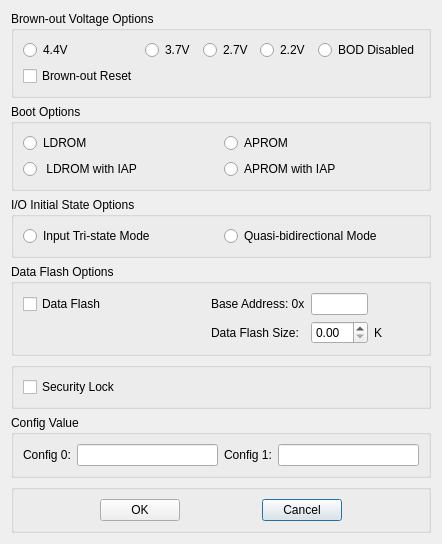
<?xml version="1.0" encoding="UTF-8"?>
<ui version="4.0">
 <class>Dialog</class>
 <widget class="QDialog" name="Dialog">
  <property name="geometry">
   <rect>
    <x>0</x>
    <y>0</y>
    <width>442</width>
    <height>419</height>
   </rect>
  </property>
  <property name="windowTitle">
   <string>Dialog</string>
  </property>
  <layout class="QGridLayout" name="gridLayout_8">
   <item row="0" column="0">
    <layout class="QVBoxLayout" name="verticalLayout">
     <item>
      <widget class="QGroupBox" name="gridGroupBox_brownout">
       <property name="title">
        <string>Brown-out Voltage Options</string>
       </property>
       <layout class="QGridLayout" name="gridLayout_7" rowstretch="1,1" columnstretch="1,1,1,1,1">
        <item row="1" column="0">
         <widget class="QCheckBox" name="checkBox_bw_1">
          <property name="text">
           <string>Brown-out Reset</string>
          </property>
         </widget>
        </item>
        <item row="0" column="0">
         <widget class="QRadioButton" name="radioButton_bw_v_0">
          <property name="text">
           <string>4.4V</string>
          </property>
         </widget>
        </item>
        <item row="0" column="1">
         <widget class="QRadioButton" name="radioButton_bw_v_1">
          <property name="text">
           <string>3.7V</string>
          </property>
         </widget>
        </item>
        <item row="0" column="2">
         <widget class="QRadioButton" name="radioButton_bw_v_2">
          <property name="text">
           <string>2.7V</string>
          </property>
         </widget>
        </item>
        <item row="0" column="3">
         <widget class="QRadioButton" name="radioButton_bw_v_3">
          <property name="text">
           <string>2.2V</string>
          </property>
         </widget>
        </item>
        <item row="0" column="4">
         <widget class="QRadioButton" name="radioButton_bw_v_4">
          <property name="text">
           <string>BOD Disabled</string>
          </property>
         </widget>
        </item>
       </layout>
      </widget>
     </item>
     <item>
      <widget class="QGroupBox" name="gridGroupBox_boot">
       <property name="title">
        <string>Boot Options</string>
       </property>
       <layout class="QGridLayout" name="gridLayout_6">
        <item row="0" column="0">
         <widget class="QRadioButton" name="radioButton_bt_0_0">
          <property name="text">
           <string>LDROM</string>
          </property>
         </widget>
        </item>
        <item row="1" column="0">
         <widget class="QRadioButton" name="radioButton_bt_1_0">
          <property name="text">
           <string> LDROM with IAP</string>
          </property>
         </widget>
        </item>
        <item row="1" column="1">
         <widget class="QRadioButton" name="radioButton_bt_1_1">
          <property name="text">
           <string>APROM with IAP</string>
          </property>
         </widget>
        </item>
        <item row="0" column="1">
         <widget class="QRadioButton" name="radioButton_bt_0_1">
          <property name="text">
           <string>APROM</string>
          </property>
         </widget>
        </item>
       </layout>
      </widget>
     </item>
     <item>
      <widget class="QGroupBox" name="gridGroupBox_io_state">
       <property name="title">
        <string>I/O Initial State Options</string>
       </property>
       <layout class="QGridLayout" name="gridLayout_4">
        <item row="0" column="0">
         <widget class="QRadioButton" name="radioButton_io_0">
          <property name="text">
           <string>Input Tri-state Mode</string>
          </property>
         </widget>
        </item>
        <item row="0" column="1">
         <widget class="QRadioButton" name="radioButton_io_1">
          <property name="text">
           <string>Quasi-bidirectional Mode</string>
          </property>
         </widget>
        </item>
       </layout>
      </widget>
     </item>
     <item>
      <widget class="QGroupBox" name="gridGroupBox_data_flash">
       <property name="title">
        <string>Data Flash Options</string>
       </property>
       <layout class="QGridLayout" name="gridLayout_9" rowstretch="1,1" columnstretch="4,2,1,1" rowminimumheight="0,0">
        <item row="1" column="2">
         <widget class="QDoubleSpinBox" name="doubleSpinBox_pagesize"/>
        </item>
        <item row="0" column="1">
         <widget class="QLabel" name="label">
          <property name="text">
           <string>Base Address: 0x</string>
          </property>
         </widget>
        </item>
        <item row="0" column="2">
         <widget class="QLineEdit" name="lineEdit_data_address"/>
        </item>
        <item row="1" column="1">
         <widget class="QLabel" name="label_2">
          <property name="text">
           <string>Data Flash Size:</string>
          </property>
         </widget>
        </item>
        <item row="1" column="3">
         <widget class="QLabel" name="label_3">
          <property name="text">
           <string>K</string>
          </property>
         </widget>
        </item>
        <item row="0" column="0">
         <widget class="QCheckBox" name="checkBox_dataflash">
          <property name="text">
           <string>Data Flash</string>
          </property>
         </widget>
        </item>
       </layout>
      </widget>
     </item>
     <item>
      <widget class="QGroupBox" name="gridGroupBox_misc">
       <layout class="QGridLayout" name="gridLayout_3" columnstretch="1,1">
        <item row="0" column="0">
         <widget class="QCheckBox" name="checkBox_security_lock">
          <property name="text">
           <string>Security Lock</string>
          </property>
         </widget>
        </item>
        <item row="0" column="1">
         <spacer name="horizontalSpacer_4">
          <property name="orientation">
           <enum>Qt::Horizontal</enum>
          </property>
          <property name="sizeHint" stdset="0">
           <size>
            <width>40</width>
            <height>20</height>
           </size>
          </property>
         </spacer>
        </item>
       </layout>
      </widget>
     </item>
     <item>
      <widget class="QGroupBox" name="gridGroupBox_config">
       <property name="title">
        <string>Config Value</string>
       </property>
       <layout class="QGridLayout" name="gridLayout">
        <item row="0" column="0">
         <widget class="QLabel" name="label_config0">
          <property name="text">
           <string>Config 0:</string>
          </property>
         </widget>
        </item>
        <item row="0" column="1">
         <widget class="QLineEdit" name="lineEdit_config0"/>
        </item>
        <item row="0" column="2">
         <widget class="QLabel" name="label_config1">
          <property name="text">
           <string>Config 1:</string>
          </property>
         </widget>
        </item>
        <item row="0" column="3">
         <widget class="QLineEdit" name="lineEdit_config1"/>
        </item>
       </layout>
      </widget>
     </item>
     <item>
      <widget class="QGroupBox" name="gridGroupBox_OK">
       <layout class="QGridLayout" name="gridLayout_2">
        <item row="0" column="2">
         <spacer name="horizontalSpacer">
          <property name="orientation">
           <enum>Qt::Horizontal</enum>
          </property>
          <property name="sizeHint" stdset="0">
           <size>
            <width>40</width>
            <height>20</height>
           </size>
          </property>
         </spacer>
        </item>
        <item row="0" column="3">
         <widget class="QPushButton" name="pushButton_Cancel">
          <property name="text">
           <string>Cancel</string>
          </property>
         </widget>
        </item>
        <item row="0" column="1">
         <widget class="QPushButton" name="pushButton_OK">
          <property name="text">
           <string>OK</string>
          </property>
         </widget>
        </item>
        <item row="0" column="0">
         <spacer name="horizontalSpacer_2">
          <property name="orientation">
           <enum>Qt::Horizontal</enum>
          </property>
          <property name="sizeHint" stdset="0">
           <size>
            <width>40</width>
            <height>20</height>
           </size>
          </property>
         </spacer>
        </item>
        <item row="0" column="4">
         <spacer name="horizontalSpacer_3">
          <property name="orientation">
           <enum>Qt::Horizontal</enum>
          </property>
          <property name="sizeHint" stdset="0">
           <size>
            <width>40</width>
            <height>20</height>
           </size>
          </property>
         </spacer>
        </item>
       </layout>
      </widget>
     </item>
    </layout>
   </item>
  </layout>
 </widget>
 <resources/>
 <connections/>
</ui>
